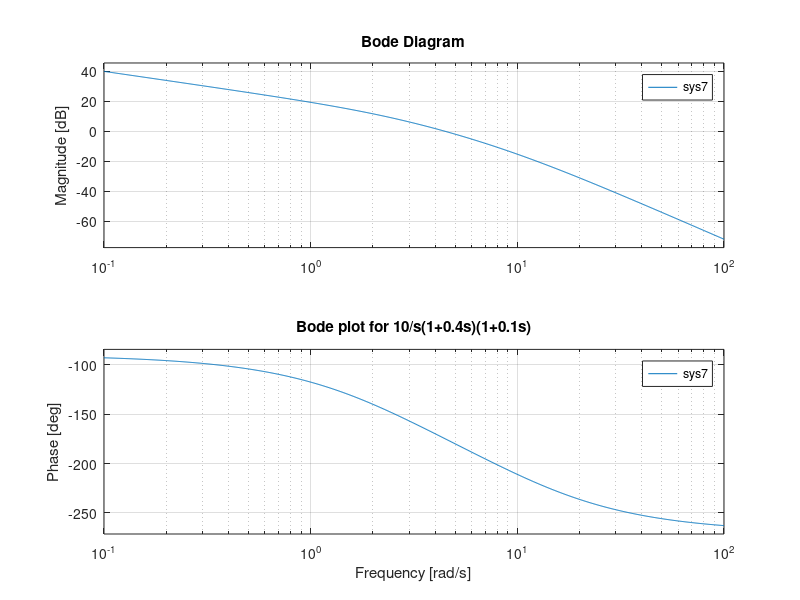
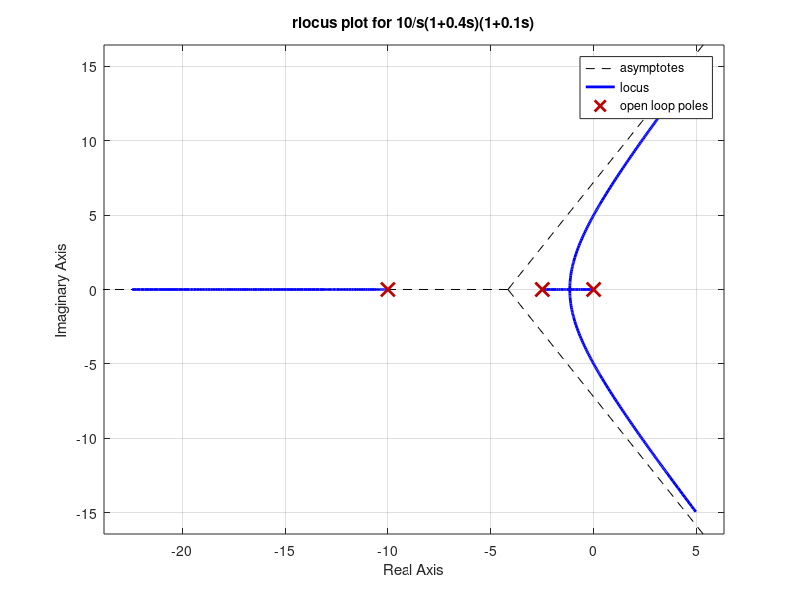
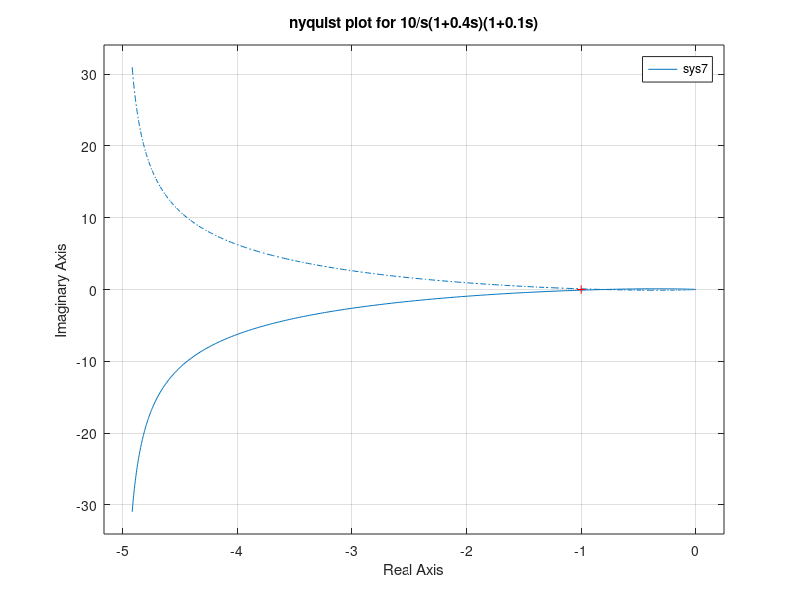

Recreate these plots in MATLAB, in order.
%% plots of transfer function 10/{s(0.4s+1)(0.1s+1)
%% bode plot of transfer function sys7
sys7 = tf([10],[0.04 0.5 1 0])
figure(1);
bode(sys7);
title('Bode plot for 10/s(1+0.4s)(1+0.1s)')
%% rlocus plot of transfer function sys7
figure(2)
rlocus(sys7)
title('rlocus plot for 10/s(1+0.4s)(1+0.1s)')
%% nyquist plot of transfer function sys7
figure(3)
nyquist(sys7)
title('nyquist plot for 10/s(1+0.4s)(1+0.1s)')
